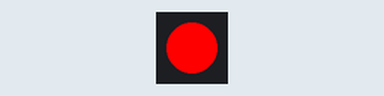
This program was run on a simulated Raspberry Pi Pico running MicroPython. Shown: 1 RGB LEDs in strip order, left to right. Random numbers come from a fixed seed.

Above: at 0.1 s.
At 2.6 s:
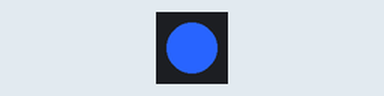
At 12.1 s:
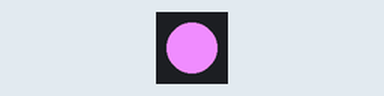
At 39.75 s:
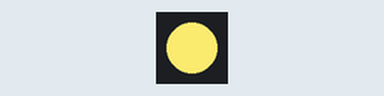
Timing chart, 0 to 40.0 s (numbered marks = the images above):
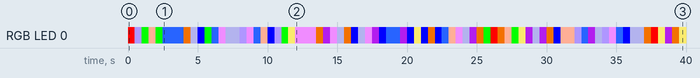

The program:

randomColours.py
```python
from machine import Pin
from neopixel import NeoPixel
import time
import random

# Define LED PIN number 2 and number of LEDs attacthed to PIN

GRBled = NeoPixel(Pin(2), 1) # This LED is GRB not RGB

# Define bunch of colours with specific values to plug in

white = 240,140,255
red = 0,255,0
green = 255,0,0
blue = 0,0,255
yellow = 255,175,150
orange = 238, 223, 105
pink = 150,150,200
purple = 40,100,255
iceblue = 150,25,200
unicorn = 175,150,255
bogey = 215, 100, 0

# Define array

colours = [white, red, green, blue, yellow, orange, pink, purple, iceblue, unicorn, bogey]

# Randomly select a colour value from list and write it to LED

while True:

        randomColour = random.randint(0,10)
        new_colour = colours[randomColour]
        GRBled.fill(new_colour)
        GRBled.write()
        time.sleep(0.5)
```

Measured:
- by itself, RGB LED 0: off → RGB(255, 0, 0) at 0.00 s, → RGB(175, 150, 255) 0.50 s later, → RGB(0, 255, 0) 0.50 s later, → RGB(255, 175, 150) 0.50 s later, … (72 changes in this stretch)
